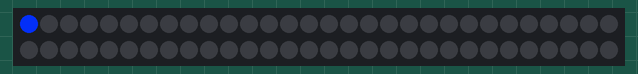
This sketch was run on a simulated Arduino Uno, built with avr-gcc and run on an emulated ATmega328P. On the bench: 60 RGB LEDs in strip order, left to right, continuing on the next row. Random numbers use the default seed unless the sketch sets one.

Above: at 0.16 s.
At 4.24 s:
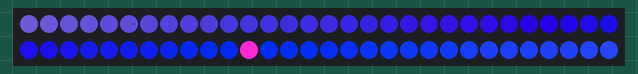
At 10.32 s:
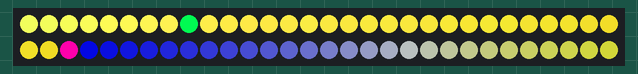
At 20.56 s:
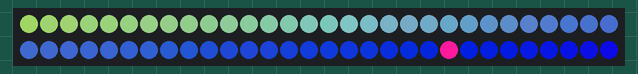
At 30.0 s:
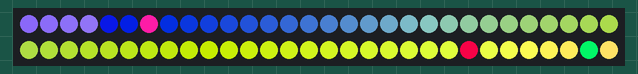
At 39.61 s:
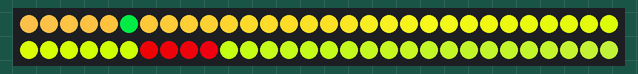

The sketch:

Random_Neopixel.ino
```cpp
#include <Adafruit_NeoPixel.h>

#define PIN 6

int r = 3;
int g = 44;
int b = 233;

bool rpos = true;
bool gpos = true;
bool bpos = true;
bool ran = false;

int val = 5;

Adafruit_NeoPixel strip = Adafruit_NeoPixel(60, PIN, NEO_GRB + NEO_KHZ800);

void setup() {

strip.begin();
strip.show();

  Serial.begin(9600);
}

void loop() {

if(!ran){
for (int i = 0; i < 60; i++)
{
strip.setPixelColor(i,r,g,b);
strip.show();

//Serial.println(i);
//Serial.print("Red: ");
//Serial.println(r);
//Serial.print("Green: ");
//Serial.println(g);
//Serial.print("Blue: ");
//Serial.println(b);
//Serial.println();

if(rpos) {r += random(0,val);}
else if(!rpos) {r -= random(0,val);}

if(gpos) {g += random(0,val);}
else if(!gpos) {g -= random(0,val);}

if(bpos) {b += random(0,val);}
else if(!bpos) {b -= random(0,val);}

if (r >= 255) {rpos = false;}
if (g >= 255) {gpos = false;}
if (b >= 255) {bpos = false;}
if (r <= 1) {rpos = true;}
if (g <= 1) {gpos = true;}
if (b <= 1) {bpos = true;}
delay(20);

ran = true;
}
}

if (ran){

for (int i = 60; i > 0; i--)
{
strip.setPixelColor(i,r,g,b);
strip.show();

//Serial.println(i);
//Serial.print("Red: ");
//Serial.println(r);
//Serial.print("Green: ");
//Serial.println(g);
//Serial.print("Blue: ");
//Serial.println(b);
//Serial.println();

if(rpos) {r += val;}
else if(!rpos) {r -= val;}

if(gpos) {g += val;}
else if(!gpos) {g -= val;}

if(bpos) {b += val;}
else if(!bpos) {b -= val;}

if (r >= 255) {rpos = false;}
if (g >= 255) {gpos = false;}
if (b >= 255) {bpos = false;}
if (r <= 1) {rpos = true;}
if (g <= 1) {gpos = true;}
if (b <= 1) {bpos = true;}
delay(20);

ran = false;
  }
}

}
```
